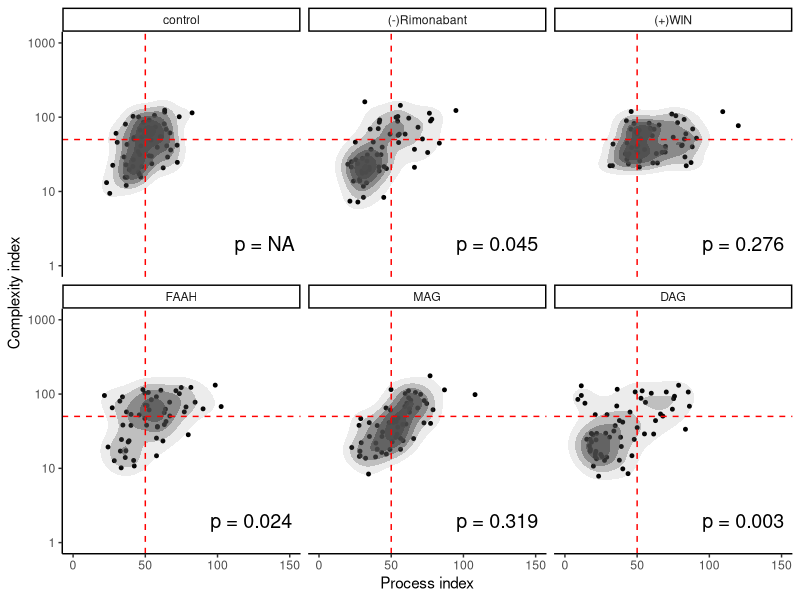

Reproduce this figure in R. (Note: this script raises an error after producing the figure.)
## ---- chunk 1
library(dplyr)
library(ggplot2)
library(tidyverse)
library(vegan)
library(readxl)
## ---- chunk 2
data <- read.csv("data/scatter_plot.csv")

data <- data %>%
  mutate(tipo = ifelse(tipo == "CB1_POS", "(+)WIN",tipo)) %>%
  mutate(tipo = ifelse(tipo == "CB1_NEG", "(-)Rimonabant",tipo))

control_means <- data %>% filter(tipo == "control") %>% summarise(
  mean_prolongamento = mean(prolongamento, na.rm = TRUE),
  mean_index = mean(Index_complex, na.rm = TRUE)
)
data <- data %>% mutate(
  Prolongamento_norm = 50 * prolongamento / control_means$mean_prolongamento,
  Index_complex_norm = 50 * Index_complex / control_means$mean_index
)
## ---- chunk 3
groups <- c("control", "(-)Rimonabant", "(+)WIN", "FAAH", "MAG", "DAG")

data_filt <- data %>% filter(tipo %in% groups) %>%
  mutate(tipo = factor(tipo, levels = groups))

X <- data_filt %>% select(Prolongamento_norm, Index_complex_norm) %>% scale()
dist_mat <- vegdist(X,  method = "euclidean")
bd <- betadisper(dist_mat, data_filt$tipo,  type = "centroid")
dispersion <- anova(bd)
result <- adonis2(dist_mat ~ tipo, data = data_filt, permutations = 1000)
pt <- permutest(bd, pairwise = TRUE, permutations = 1000)

## ---- chunk 4
pvals <- as.data.frame(pt$pairwise$permuted)
pvals$Group1 <- rownames(pvals)
pvals_long <- pvals %>%
  pivot_longer(-Group1, names_to = "Group2", values_to = "p") %>%
  filter(!is.na(p)) %>% filter(grepl("control", Group1)) %>%
  rename(tipo = Group1)

pvals_long$tipo <- gsub("control-", "", pvals_long$tipo)

## ---- chunk 5
p1 <- data %>% merge(., pvals_long, all = T) %>% filter(tipo %in% groups) %>%
  mutate(tipo = factor(tipo, levels = groups)) %>%
  ggplot(aes(x = Prolongamento_norm, y = Index_complex_norm)) +
  geom_point(size = 1) +
  stat_density_2d(
    aes(alpha = after_stat(level)), 
    geom = "polygon", show.legend = F,
    color = NA, fill = "#4d4d4d"
  ) +
  theme_classic() +
  labs(y = "Complexity Index", x = "Process Index") +
  facet_wrap(.~ tipo) +
  labs(x = "Process index", y = "Complexity index") +
  scale_y_log10(limits = c(1,1000)) +
  scale_x_continuous(limits = c(0,150)) +
  geom_hline(yintercept = 50, linetype = "dashed", color = "red") +
  geom_vline(xintercept = 50, linetype = "dashed", color = "red") +
  geom_text(
    data = . %>% group_by(tipo) %>% slice(1),
    aes(label = paste0("p = ", round(p, 3))),
    x = Inf, y = 0.5, hjust = 1.1, vjust = 1.5, size = 5
  )

print(p1)
## ---- chunk 6
p2 <- data %>% mutate()
  ggplot(aes(x = Prolongamento_norm, y = Index_complex_norm)) +
  geom_point(size = 1) +
  stat_density_2d(
    aes(fill = tipo, alpha = after_stat(level)), 
    geom = "polygon", show.legend = F,
    color = NA
  ) +
  theme_classic() +
  labs(y = "Complexity Index", x = "Process Index") +
  facet_wrap(.~ tipo) +
  labs(title = "Clusters by tipo (log y)", x = "Prolongamento", y = "Index_complex (log scale)") +
  scale_y_log10(limits = c(1,1000)) +
  scale_x_continuous(limits = c(0,150)) +
  geom_hline(yintercept = 50, linetype = "dashed", color = "red") +
  geom_vline(xintercept = 50, linetype = "dashed", color = "red")

print(p2)
